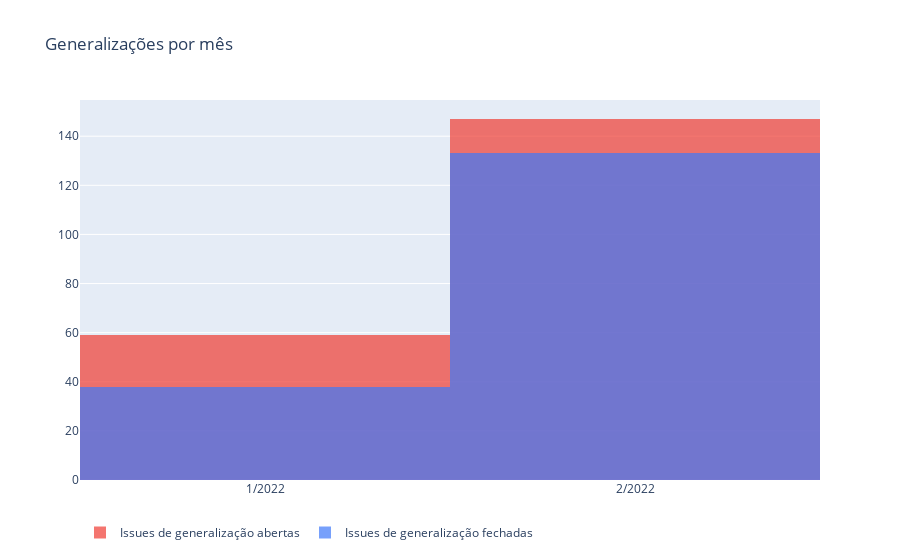

Notebook code for this chart:
### Code cell
fig1.show()

### Figure 1 — Plotly figure (JSON) as saved in the notebook; plotly's stock layout.template omitted (floating-point values rounded to 4 significant figures)
{"data": [{"cumulative": {"enabled": true}, "histfunc": "sum", "marker": {"color": "#F03C33"}, "name": "Issues de generalização abertas", "opacity": 0.7, "type": "histogram", "x": ["1/2022", "2/2022"], "y": [59, 88]}, {"cumulative": {"enabled": true}, "histfunc": "sum", "marker": {"color": "#3E79FA"}, "name": "Issues de generalização fechadas", "opacity": 0.7, "type": "histogram", "x": ["1/2022", "2/2022"], "y": [38, 95]}], "layout": {"autosize": true, "bargap": 0, "barmode": "overlay", "legend": {"orientation": "h"}, "title": {"text": "Generalizações por mês"}, "xaxis": {"autorange": true, "range": [-0.5, 1.5], "type": "category"}, "yaxis": {"autorange": true, "range": [0, 154.7], "type": "linear"}}}
